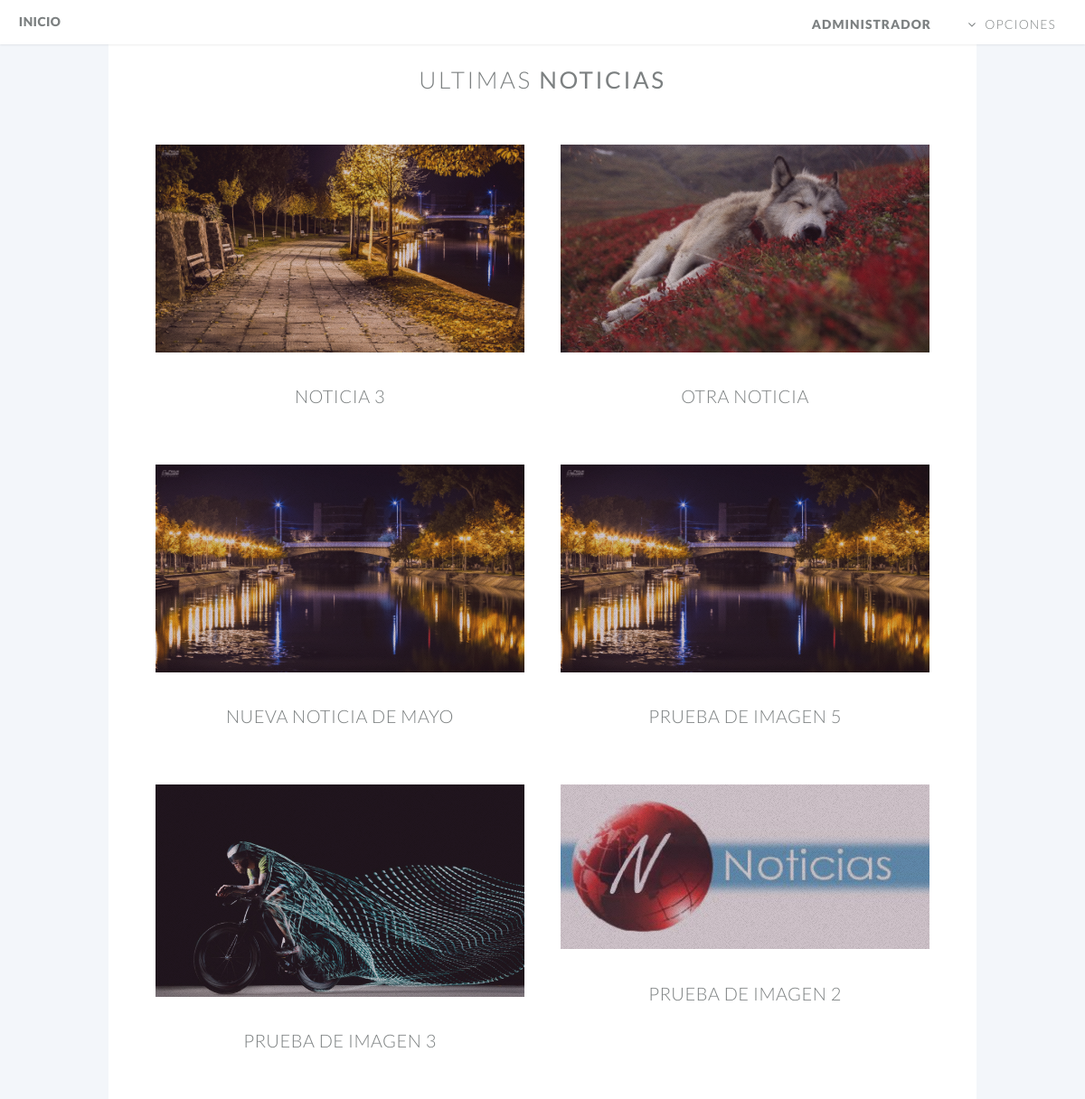
The page /Portal-LCC/ListaNoticias.php (signed in) on the database its author committed.
### tables this page shows
CREATE TABLE `noticias` (
  `id` int(5) NOT NULL,
  `titulo` varchar(100) NOT NULL,
  `cuerpo` text NOT NULL,
  `imagen` varchar(250) NOT NULL
);

### Portal-LCC/ListaNoticias.php (the view, shortened to what this page needs)
<?php
	include('../funcionalidad/conexion.php');
?>
<!DOCTYPE HTML>
<html>
	<head>
		<link rel="stylesheet" href="assets/css/main.css" />
	</head>
	<body class="index">
		<div id="page-wrapper">
      <header id="header" class="al">
        <h1 id="logo"><a href="Inicio.php">Inicio</span></a></h1>
        <nav id="nav">
          <ul>
            <li class="current"><a href="">administrador</a></li>
            <li class="submenu">
              <a href="#">Opciones</a>
            </li>
          </ul>
        </nav>
      </header>
          <section class="wrapper style3 container special">
            <header class="major">
              <h2>Ultimas <strong>noticias</strong></h2>
            </header>
            <div class="row">
               <?php
					$noticia = $conexion->query("SELECT id,titulo,imagen FROM noticias ORDER BY id DESC");
					while($result = mysqli_fetch_assoc($noticia)){
						$idNum = $result['id'];
						$titulo = $result['titulo'];
				?>
              <div class="6u 12u(narrower)">
                <section>
                  <a href="Noticia.php?id=<?php echo $idNum ?>" class="image featured"><img src="<?php echo $result['imagen']; ?>"alt="" /></a>
                  <header>
                    <h3><?php echo $titulo; ?></h3>
                  </header>
                </section>
              </div>
              <?php } ?>
            </div>
            <footer class="major">
            </footer>
          </section>
								</div>
	</body>
</html>

### rows shown on the page
noticias: imagen (picture), titulo "NOTICIA 3"
noticias: imagen (picture), titulo "OTRA NOTICIA"
noticias: imagen (picture), titulo "NUEVA NOTICIA DE MAYO"
noticias: imagen (picture), titulo "PRUEBA DE IMAGEN 5"
noticias: imagen (picture), titulo "PRUEBA DE IMAGEN 3"
noticias: imagen (picture), titulo "PRUEBA DE IMAGEN 2"
